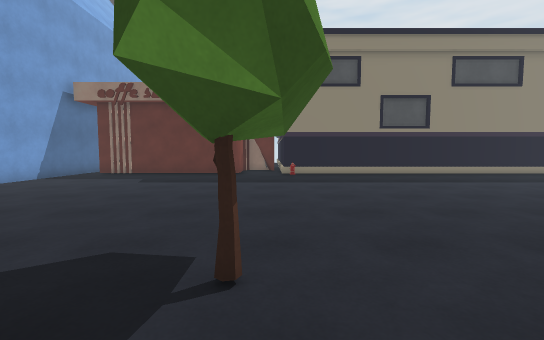
view 1 (above)

16 first-person views from a walk through a Unity game level. The camera is 1.3 m above the floor, tilts 4° down and sees 90° across. The floor is counted in squares, 1 m on a side. Each view is taken from the middle of a square. On the plan, view 1 faces up. The plan holds only what a view shows up to about 13 squares ahead; the rest is blank. The place goes on beyond the plan. The player character is not drawn. Some surface patterns are stand-ins.

view 2
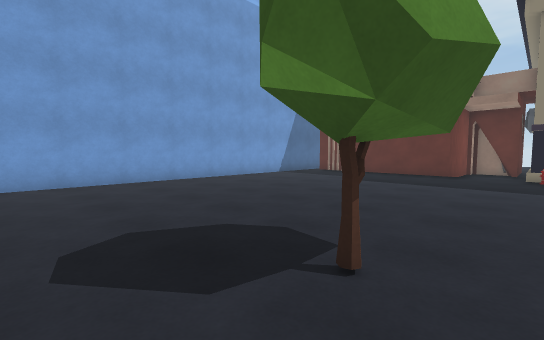

view 3
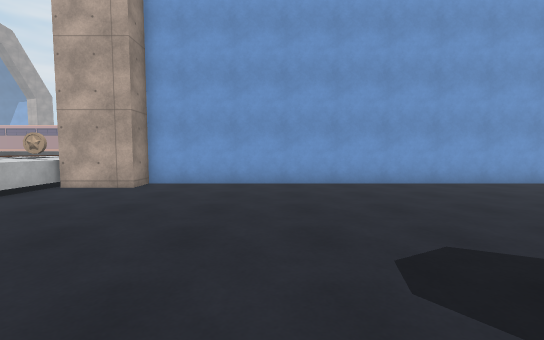

view 4
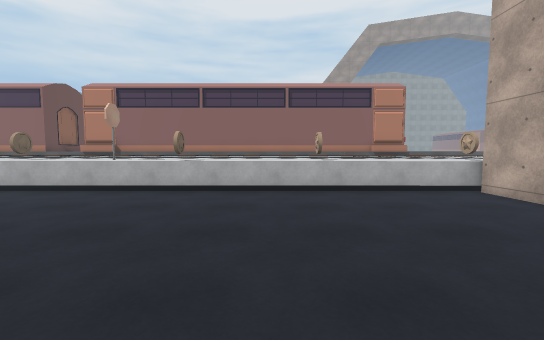

view 5
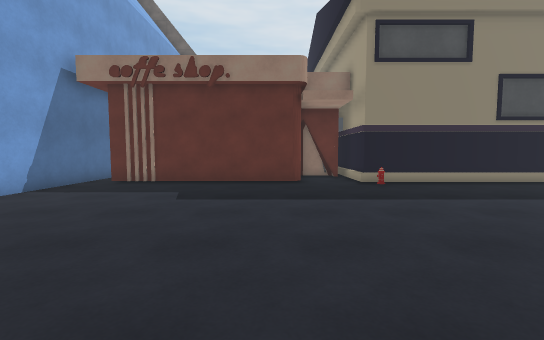

view 6
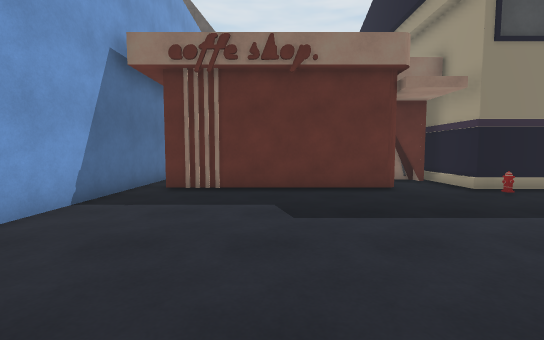

view 7
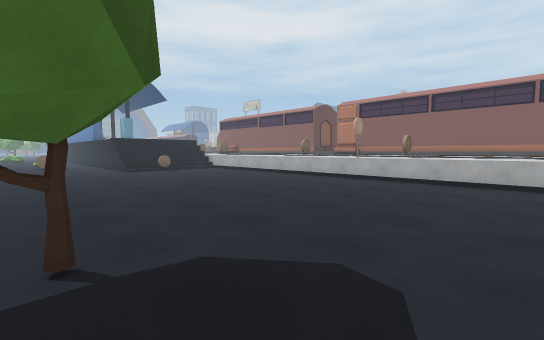

view 8
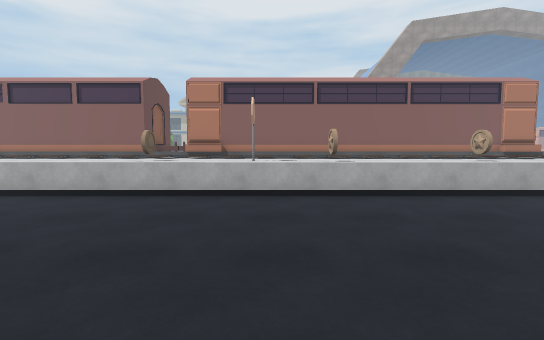

view 9
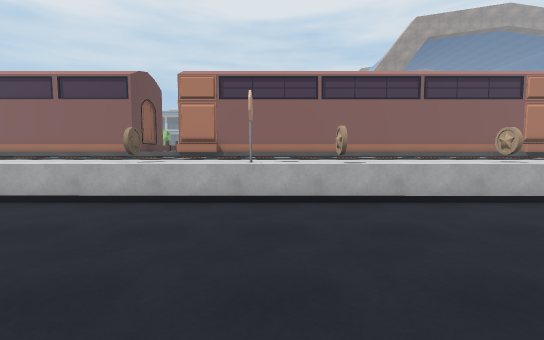

view 10
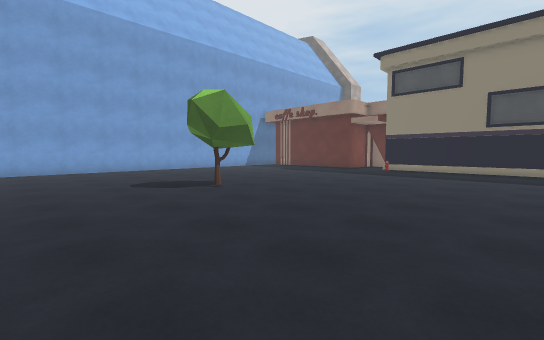

view 11
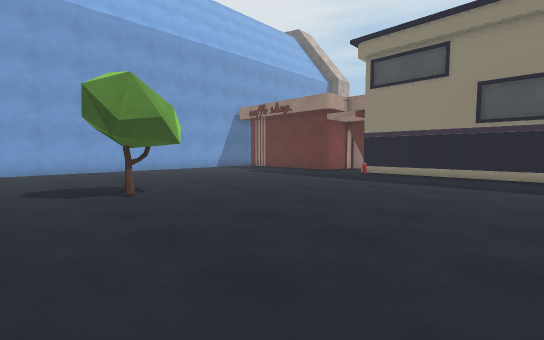

view 12
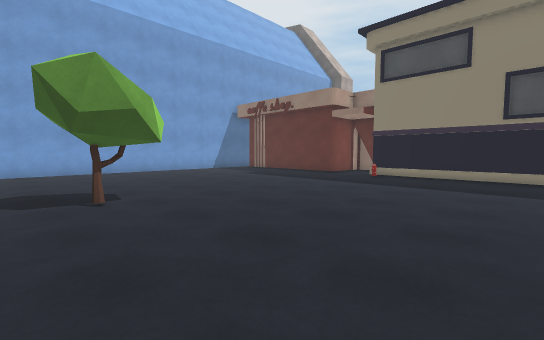

view 13
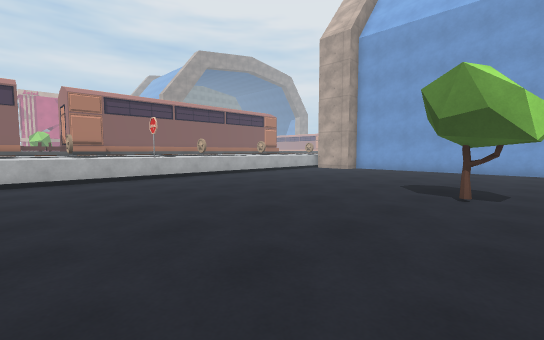

view 14
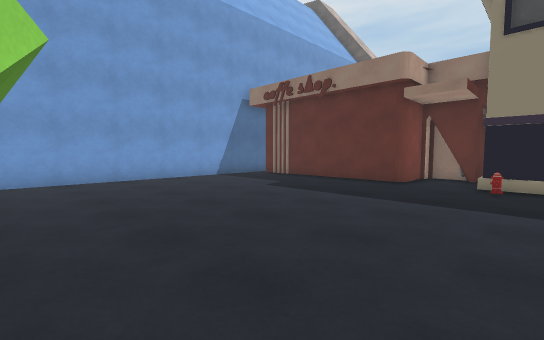

view 15
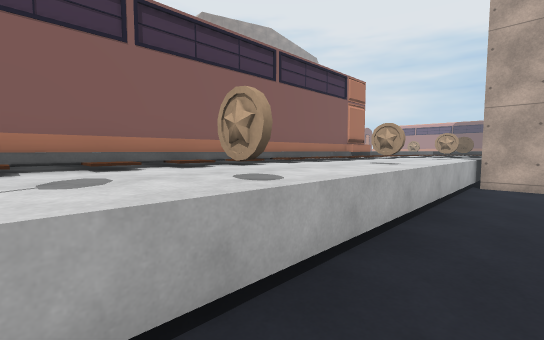

view 16
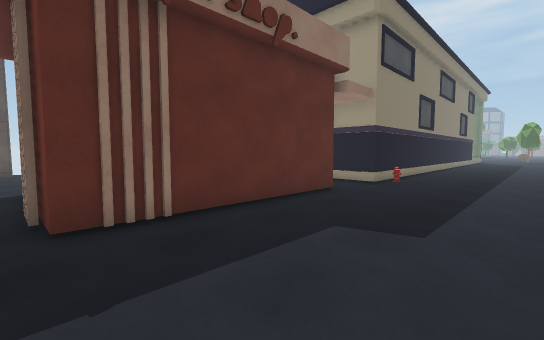

### Floor plan
Key: @ floor where view 1 was taken; # wall or solid block; . main floor; : floor 1 m higher than the main floor; / step, stairs or slope; T tree; H hydrant; C coin; S sign; O other object.
Columns run from 12 left of view 1 to 8 right of it. Each row starts with its distance up from view 1.
 25   .
 24   .
 23   .
 22   .
 21   .
 20   .
 19   .         #
 18  #.       ####
 17  #.#      ####
 16  #.#      #..#
 15  #.########..########
 14  #...........H.......
 13  #...................
 12  #...................
 11  #...................
 10  #...................
  9  #...................
  8  #...................
  7  #...................
  6  #...................
  5  #...................
  4  #.........TT........
  3  #.........##........
  2  #...................
  1  #...................
  0  #..........@........
 -1  #...................
 -2  #...................
 -3  #...................
 -4  #...................
 -5  #...................
 -6  ##..................
 -7   #..................
 -8   #..................
 -9  ::::::::::::::::::::
-10 ::C::::C:::::::S::C::
-11 :::::::::::::::::::::
-12 ///##////::/:///////:
-13   /###############//#
-14                   OO#
-15                    /#

Positions as (right, up) in squares from view 1, and headings:
1: (0, 0), facing up
2: (1, 0), facing up-left
3: (0, -1), facing left
4: (-3, 0), facing down
5: (-3, 4), facing up
6: (-6, 6), facing up
7: (-4, 3), facing down-right
8: (2, -1), facing down
9: (2, -2), facing down
10: (8, -3), facing up-left
11: (8, 0), facing up-left
12: (7, 1), facing up-left
13: (8, 4), facing down-left
14: (2, 4), facing up-left
15: (2, -7), facing down-left
16: (-10, 10), facing up-right
